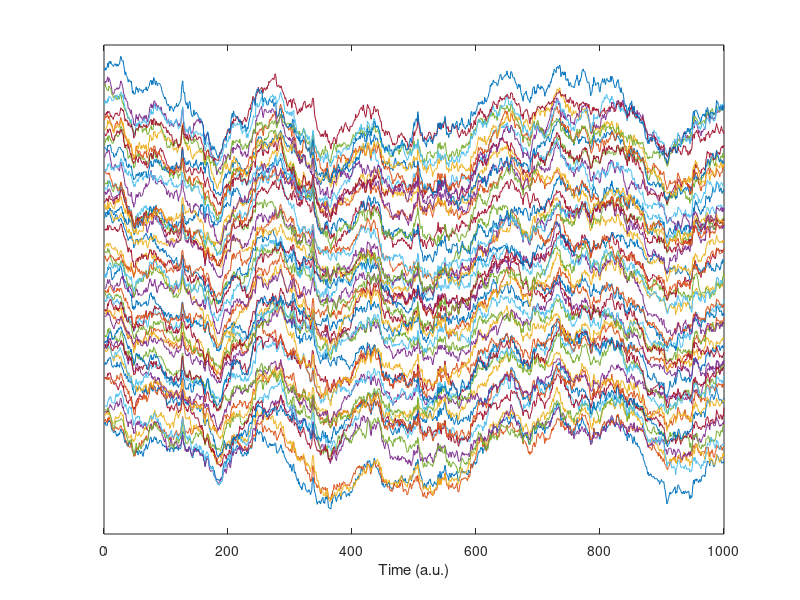

Reproduce this figure in MATLAB.
%%
% simulation details
nchannels = 50;
npnts     = 1000;

% create correlated multivariate time series
cormat = rand(nchannels);
[evecs,evals] = eig(cormat*cormat');
data = evecs*sqrt(evals) * randn(nchannels,npnts);

% optional: detrended-integral of time series looks more realistic
data = detrend( cumsum(data,2)' )';

% plot all channels with a single line
figure(3), clf
plot(1:npnts, bsxfun(@plus, data, (1:nchannels)' *10))
xlabel('Time (a.u.)')
set(gca,'ytick',[])

